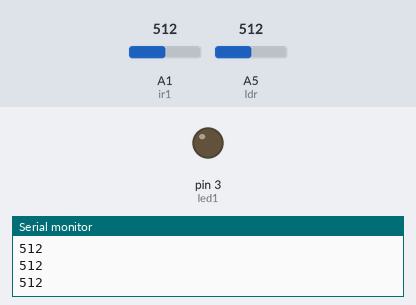
This sketch was run on a simulated Arduino Uno, built with avr-gcc and run on an emulated ATmega328P. On the bench: output pins drawn as LEDs (lit = HIGH), the last lines printed to the serial monitor. The test bench sets the inputs (shaded band); at power-on: A5 (ldr) = 512, A1 (ir1) = 512.

Above: at 1.2 s.
1.3 s: A5 (ldr) set to 0
2.8 s: A1 (ir1) set to 311
At 3.4 s:
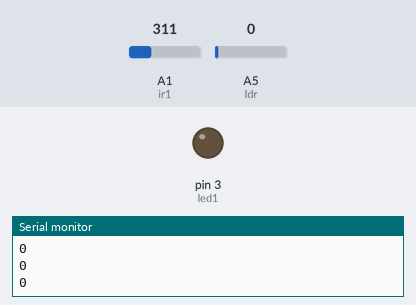
4.3 s: A1 (ir1) set to 282
At 4.9 s:
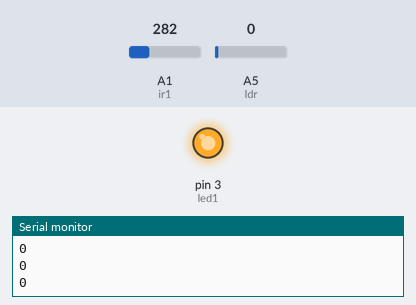
5.8 s: A1 (ir1) set to 306
Timing chart, 0 to 8.8 s (numbered marks = the images above; inputs shaded):
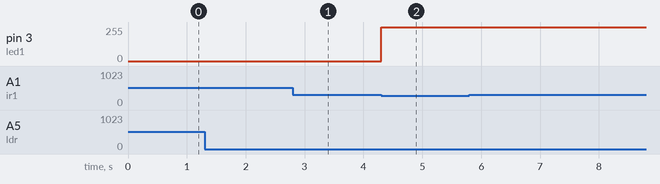

Measured:
- the behaviour switches between 300 and 299 on A1 (ir1) (found by bisection; images 1 and 2)
- after the input at 2.8 s, pin 3 (led1): stays 0/255 (without the input it goes to 51/255 after 0.93 s)
- after the input at 4.3 s, pin 3 (led1): 0/255 → 255/255 at once

The sketch:

Smart_Steert_Light_System.ino
```cpp
int led1 = 3;

int ldr = A5;

int ir1 = A1;

void setup()
{
  Serial.begin (9600);

  pinMode (led1,OUTPUT);

  pinMode (ldr,INPUT);

  pinMode (ir1,INPUT);

}
void loop()
{
 Serial.println(analogRead(A5));
  int ldrStatus = analogRead (ldr);
    if (ldrStatus==LOW)
     {

       digitalWrite(led1, HIGH);
       analogWrite(led1,255/5);


       if (analogRead(A1)<300)       // IR 1 CODE
               {
                digitalWrite(led1,HIGH);
                analogWrite(led1,255);
                delay(1000);// micro second
               }
            else
                {
                  digitalWrite(led1,HIGH);
                  analogWrite(led1,255/5);

                }

     }

     else if(ldrStatus==HIGH)
       {

         digitalWrite(led1, LOW);

      }

}
```
